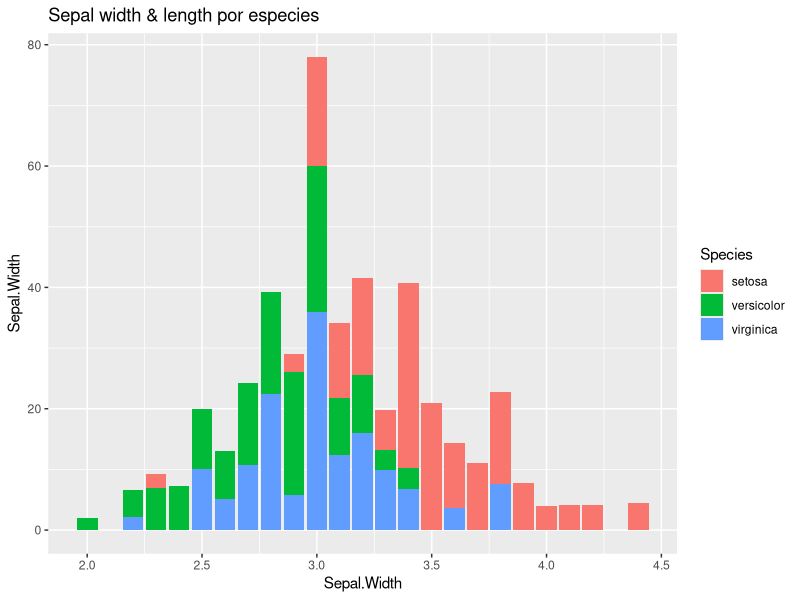

Recreate this plot in R.
library(tidyverse)

df <- iris

df %>% 
  group_by(Species) %>% 
  ggplot(aes(y=Sepal.Width, x=Sepal.Width)) +
  geom_bar(stat = "identity", aes(fill = Species)) +
  labs( title = "Sepal width & length por especies")
